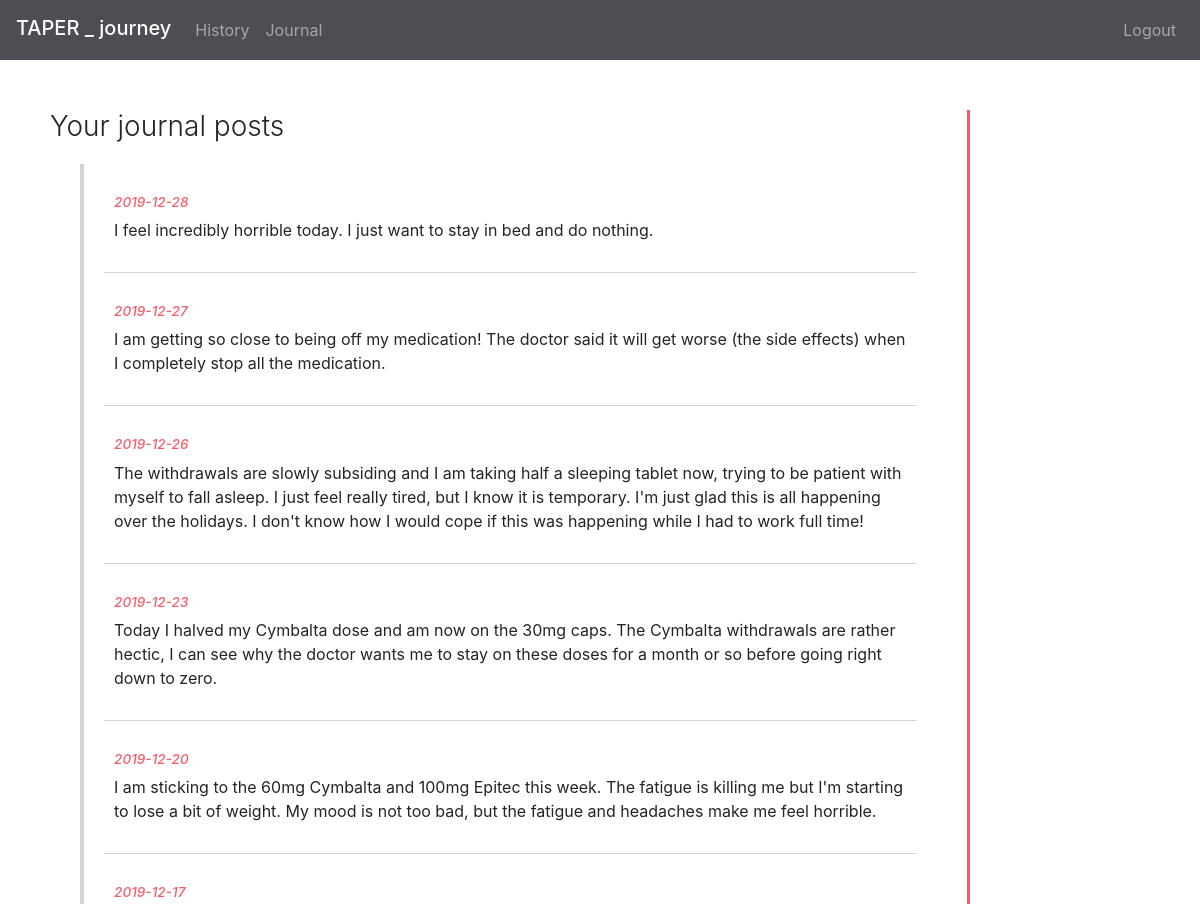
Page /journal (signed in, upper part) on the earlier database version.
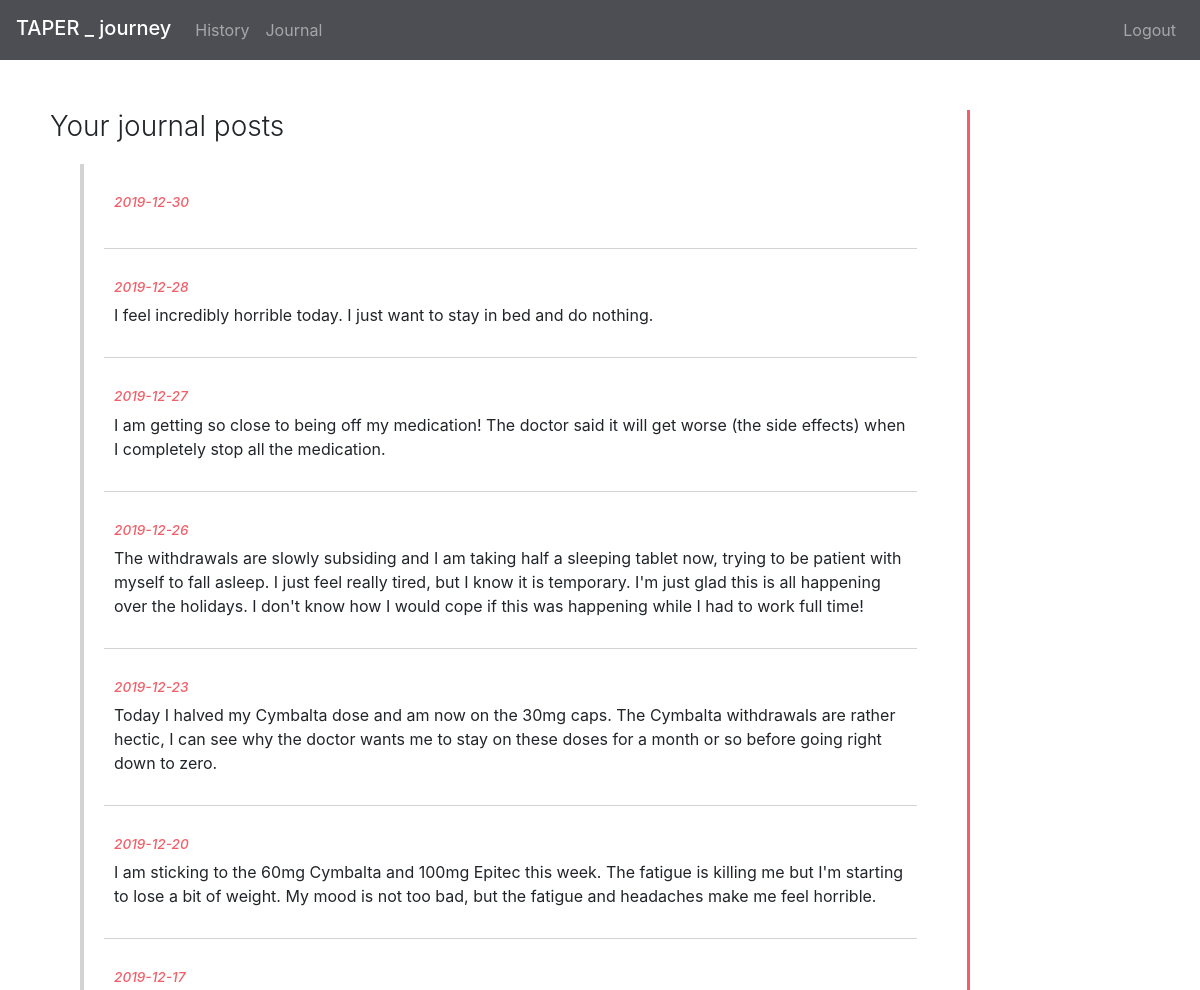
Same page on the later database version.
### tables this page shows
CREATE TABLE 'entries' ('id' integer PRIMARY KEY AUTOINCREMENT NOT NULL,'drugs' text,'doses' text, 'mood' smallint, 'side_effects' text, 'journal' text, 'user_id' integer NOT NULL, 'entry_date' date NOT NULL);

### application.py (the view)
@app.route("/journal", methods=["GET", "POST"])
@signin_required
def journal():
    if not (db.execute("SELECT journal, entry_date From entries WHERE user_id=? AND journal IS NOT NULL ORDER BY entry_date DESC" , (session["user_id"]))):
        journal_data={"hasJournalEntries" : "false"}
    else:
        rows = db.execute("SELECT journal, entry_date From entries WHERE user_id=? AND journal IS NOT NULL ORDER BY entry_date DESC" , (session["user_id"]))
        journal_data = []
        for row in rows:
            journal_data.append({"date": row["entry_date"], "entry": row["journal"]})
    return render_template("journal.html", page_data=journal_data)

### application.py (called while the page is built)
@app.after_request
def after_request(response):
    response.headers["Cache-Control"] = "no-cache, no-store, must-revalidate"
    response.headers["Expires"] = 0
    response.headers["Pragma"] = "no-cache"
    return response

### helpers.py (called while the page is built)
def signin_required(f):
    @wraps(f)
    def decorated_function(*args, **kwargs):
        if session.get("user_id") is None:
            return redirect("/signin")
        return f(*args, **kwargs)
    return decorated_function

### templates/journal.html (shortened to what this page needs)
{% extends "layout.html" %}
{% block main %}
<div id="journalPageContainer">
    <div class="wrapper">
        <h3 class="font-weight-light" >Your journal posts</h3>
        <div id="borderContainer">
            {% for entry in page_data %}
            <div align=left class="journalEntryCard">
                <i><strong><h6> {{ entry.date }} </h6></strong></i>
                <div align=left> {{ entry.entry }} </div>
            </div>
            {% endfor %}
        </div>
    </div>
</div>
{% endblock %}

### templates/layout.html (shortened to what this page needs)
<!DOCTYPE html>
<html>
    <head>
        <link href="https://stackpath.bootstrapcdn.com/bootstrap/4.1.3/css/bootstrap.min.css" rel="stylesheet">
        <link rel="stylesheet" href="https://code.jquery.com/ui/1.12.1/themes/base/jquery-ui.css" />
        <link href="https://stackpath.bootstrapcdn.com/font-awesome/4.7.0/css/font-awesome.min.css" rel="stylesheet">
        <link href="/static/styles.css" rel="stylesheet">
    </head>
    <body>
        <nav class="navbar bg-custom navbar-expand-sm navbar-dark">
            <a class="navbar-brand mb-1 h1" href="/">TAPER _ journey</a>
            <div class="collapse navbar-collapse" id="navbarNav">
                <ul class="navbar-nav">
                    <li class="nav-item">
                        <a class="nav-link" href="/history">History</a>
                    </li>
                    <li class="nav-item">
                        <a class="nav-link" href="/journal">Journal</a>
                    </li>
                </ul>
                <ul class="navbar-nav ml-auto">
                     <li class="nav-item" style="float:right">
                        <a class="nav-link" href="/logout">Logout</a>
                    </li>
                </ul>
            </div>
        </nav>
        <main>
            {% block main %}{% endblock %}
        </main>
    </body>
</html>

### static/styles.css (style rules this page uses)
body, html { margin: 0px; padding: 0px; }
* { box-sizing: border-box; }
.bg-custom { background-color: #4C4E53; }
.wrapper { width: 80%; }
.wrapper h3 { margin-bottom: 20px; }
.wrapper { border-right: 3px solid rgba(242, 95,105, 1); }
#borderContainer { border-left: 4px solid lightGray; margin-left: 30px; margin-right:30px; padding-left: 20px; padding-right: 20px; }
#journalPageContainer { margin-top: 50px; margin-left: 30px; padding-left: 20px; }
#journalPageContainer h6 { color: rgba(242, 95,105, 1); font-size: 0.85rem; }
.journalEntryCard { border-bottom: 1px solid lightGray; padding-bottom: 30px; padding-top: 30px; padding-right: 10px; padding-left: 10px; }

Differences in the rows shown:
added entries: date "2019-12-30"
